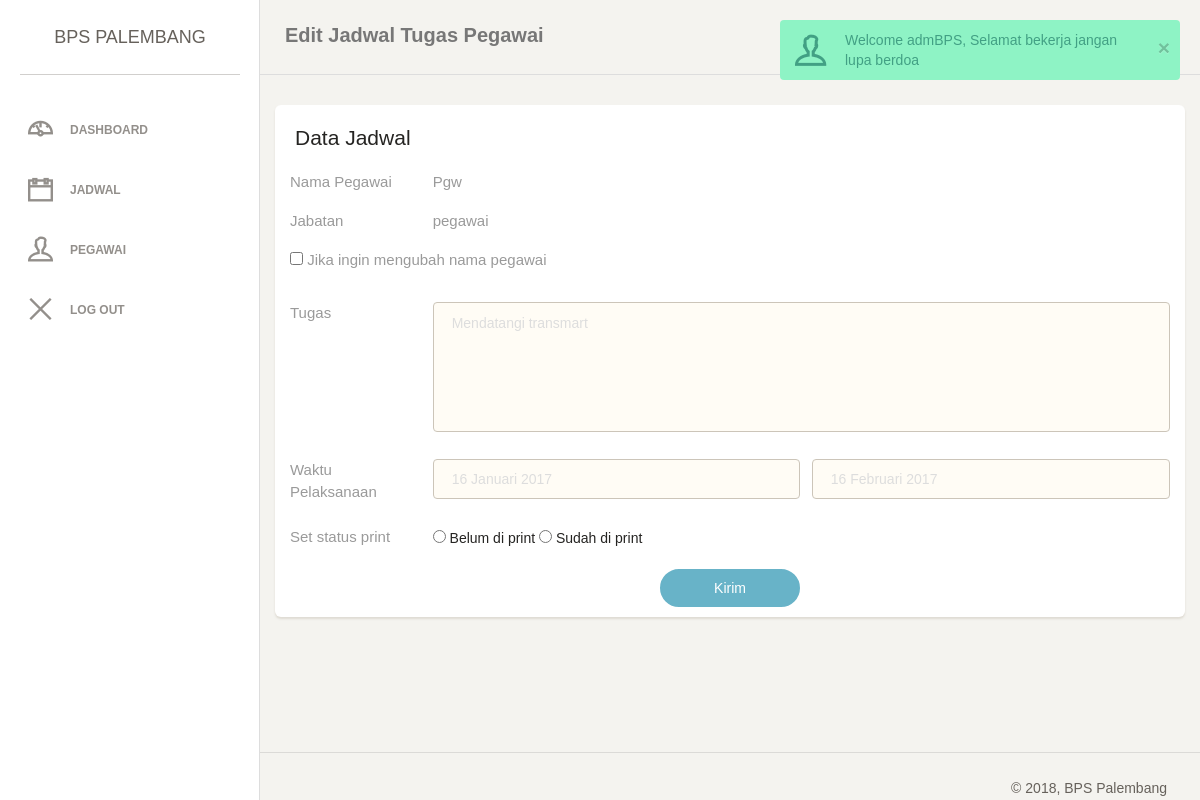
The page /edit-jadwal.php?id_jadwal=3 (signed in) on the database its author committed.
### tables this page shows
CREATE TABLE `tabel_data_jadwal` (
  `id_jadwal` int(10) NOT NULL,
  `nama_pegawai` varchar(40) NOT NULL,
  `jabatan` varchar(30) NOT NULL,
  `tugas` varchar(200) NOT NULL,
  `awal` varchar(20) NOT NULL,
  `akhir` varchar(20) NOT NULL,
  `status` int(11) NOT NULL
);

### edit-jadwal.php (the view, shortened to what this page needs)
<?php
    include "header.php"
?>
<div class="main-panel">
    <nav class="navbar navbar-default">
        <div class="container-fluid">
            <div class="navbar-header">
                <a class="navbar-brand" href="#">Edit Jadwal Tugas Pegawai</a>
            </div>
        </div>
    </nav>
<div class="content">
    <div class="card">
        <div class="header">
            <h4 class="title">Data Jadwal</h4>
        </div>
        <div class="content">
            <form action="proseseditjadwal.php" method="post">
                <?php
                    $id_jadwal = $_GET['id_jadwal'];
                    $jadwal = mysqli_query($koneksi, "SELECT * FROM tabel_data_jadwal WHERE id_jadwal = '$id_jadwal' ");
                    $get = mysqli_fetch_assoc($jadwal);
                ?>
                <div id="no_edit">
                    <div class="row">
                        <div class="col-md-2">
                            <label>Nama Pegawai</label>
                        </div>
                        <div class="col-md-10">
                            <label><?php echo $get['nama_pegawai'] ?></label>
                        </div>
                    </div>
                    <div class="row">
                        <div class="col-md-2">
                            <label>Jabatan</label>
                        </div>
                        <div class="col-md-10">
                            <label><?php echo $get['jabatan'] ?></label>
                        </div>
                    </div>
                </div>
                <div class="form-group">
                    <div class="row">
                        <div class="col-md-12">
                          <label>
                            <input type="checkbox" onClick="gone(this)"> Jika ingin mengubah nama pegawai
                          </label>
                        </div>
                    </div>
                  </div>
                <div class="row">
                    <div class="col-md-2">
                        <label>Tugas</label>
                    </div>
                    <div class="col-md-10">
                        <div class="form-group">
                            <textarea class="form-control border-input" placeholder="<?php echo $get['tugas'] ?>" name="tugas" style="height: 130px;"></textarea>
                        </div>
                    </div>
                </div>
                <div class="row">
                    <div class="col-md-2">
                        <label>Waktu Pelaksanaan</label>
                    </div>
                    <div class="col-md-5">
                        <div class="form-group">
                            <input type="text" class="form-control border-input" placeholder="<?php echo $get['awal'] ?>" name="taw">
                        </div>
                    </div>
                    <div class="col-md-5">
                        <div class="form-group">
                            <input type="text" class="form-control border-input" placeholder="<?php echo $get['akhir'] ?>" name="tak">
                        </div>
                    </div>
                </div>
                <div class="row">
                    <div class="col-md-2">
                        <label>Set status print</label>
                    </div>
                    <div class="col-md-10">
                        <div class="form-group">
                            <input type="radio" name="sp" value="0"> Belum di print
                            <input type="radio" name="sp" value="1"> Sudah di print
                        </div>
                    </div>
                </div>
                <div class="text-center">
                    <input type="submit" class="btn btn-info btn-fill btn-wd" name="kirim" value="Kirim">
                </div>
            </form>
        </div>
    </div>
</div>
<?php include "footer.php" ?>

### rows shown on the page
tabel_data_jadwal: nama_pegawai "Pgw", jabatan "pegawai", tugas "Mendatangi transmart", taw "16 Januari 2017", tak "16 Februari 2017"
